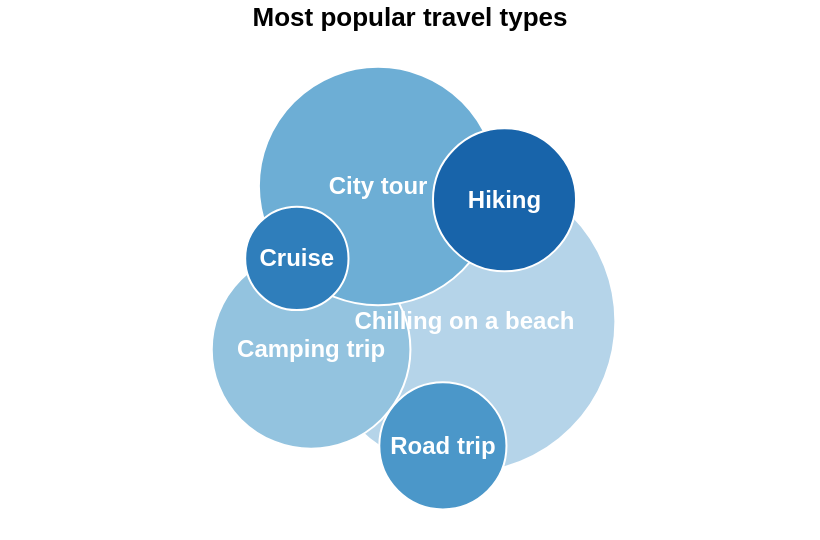

The Vega-Lite source for this figure:
### Vega specification from a JSON file in a GitHub repository (floating-point values rounded to 4 significant figures)
{"$schema": "https://vega.github.io/schema/vega/v5.json", "title": {"text": "Most popular travel types"}, "width": 400, "height": 250, "padding": {"left": 5, "right": 5, "top": 20, "bottom": 0}, "autosize": "none", "signals": [{"name": "cx", "update": "width / 2"}, {"name": "cy", "update": "height / 2"}], "data": [{"name": "table", "values": [{"category": "Chilling on a beach", "popularity": 0.38}, {"category": "Camping trip", "popularity": 0.25}, {"category": "City tour", "popularity": 0.3}, {"category": "Road trip", "popularity": 0.16}, {"category": "Cruise", "popularity": 0.13}, {"category": "Hiking", "popularity": 0.18}]}], "scales": [{"name": "size", "domain": {"data": "table", "field": "popularity"}, "range": [1, 15000]}, {"name": "color", "type": "ordinal", "domain": {"data": "table", "field": "category"}, "range": "ramp"}], "marks": [{"name": "nodes", "type": "symbol", "from": {"data": "table"}, "encode": {"enter": {"fill": {"scale": "color", "field": "category"}, "xfocus": {"signal": "cx"}, "yfocus": {"signal": "cy"}}, "update": {"size": {"signal": "pow(2 * datum.popularity, 2)", "scale": "size"}, "stroke": {"value": "white"}, "strokeWidth": {"value": 1}, "tooltip": {"signal": "datum"}}}, "transform": [{"type": "force", "iterations": 100, "static": false, "forces": [{"force": "collide", "iterations": 2, "radius": {"expr": "sqrt(datum.size) / 2"}}, {"force": "center", "x": {"signal": "cx"}, "y": {"signal": "cy"}}, {"force": "x", "x": "xfocus", "strength": 0.5}, {"force": "y", "y": "yfocus", "strength": 0.6}]}]}, {"type": "text", "from": {"data": "nodes"}, "encode": {"enter": {"align": {"value": "center"}, "baseline": {"value": "middle"}, "fontSize": {"value": 12}, "fontWeight": {"value": "bold"}, "fill": {"value": "white"}, "text": {"field": "datum.category"}}, "update": {"x": {"field": "x"}, "y": {"field": "y"}}}}]}
